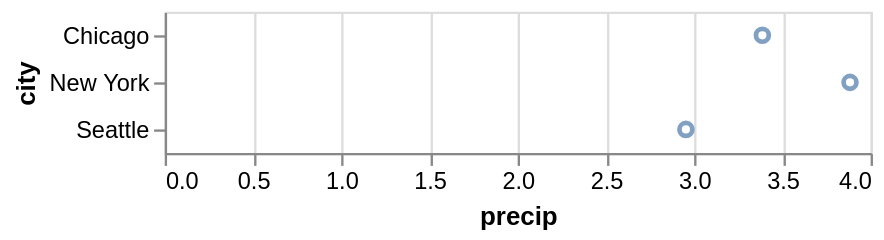

The notebook cell this image was saved under:
### Code cell
df2=df.groupby('city').mean(numeric_only=True).reset_index()
alt.Chart(df2).mark_point().encode(
    x='precip',
    y='city'
)

### Figure 1 — Vega-Lite specification as saved in the notebook (floating-point values rounded to 4 significant figures)
{"config": {"view": {"continuousWidth": 300, "continuousHeight": 300}}, "data": {"name": "data-931f50a2691b10115e850b1f5bd53e1e"}, "mark": {"type": "point"}, "encoding": {"x": {"field": "precip", "type": "quantitative"}, "y": {"field": "city", "type": "nominal"}}, "$schema": "https://vega.github.io/schema/vega-lite/v5.20.1.json", "datasets": {"data-931f50a2691b10115e850b1f5bd53e1e": [{"city": "Chicago", "precip": 3.387}, {"city": "New York", "precip": 3.883}, {"city": "Seattle", "precip": 2.953}]}}
